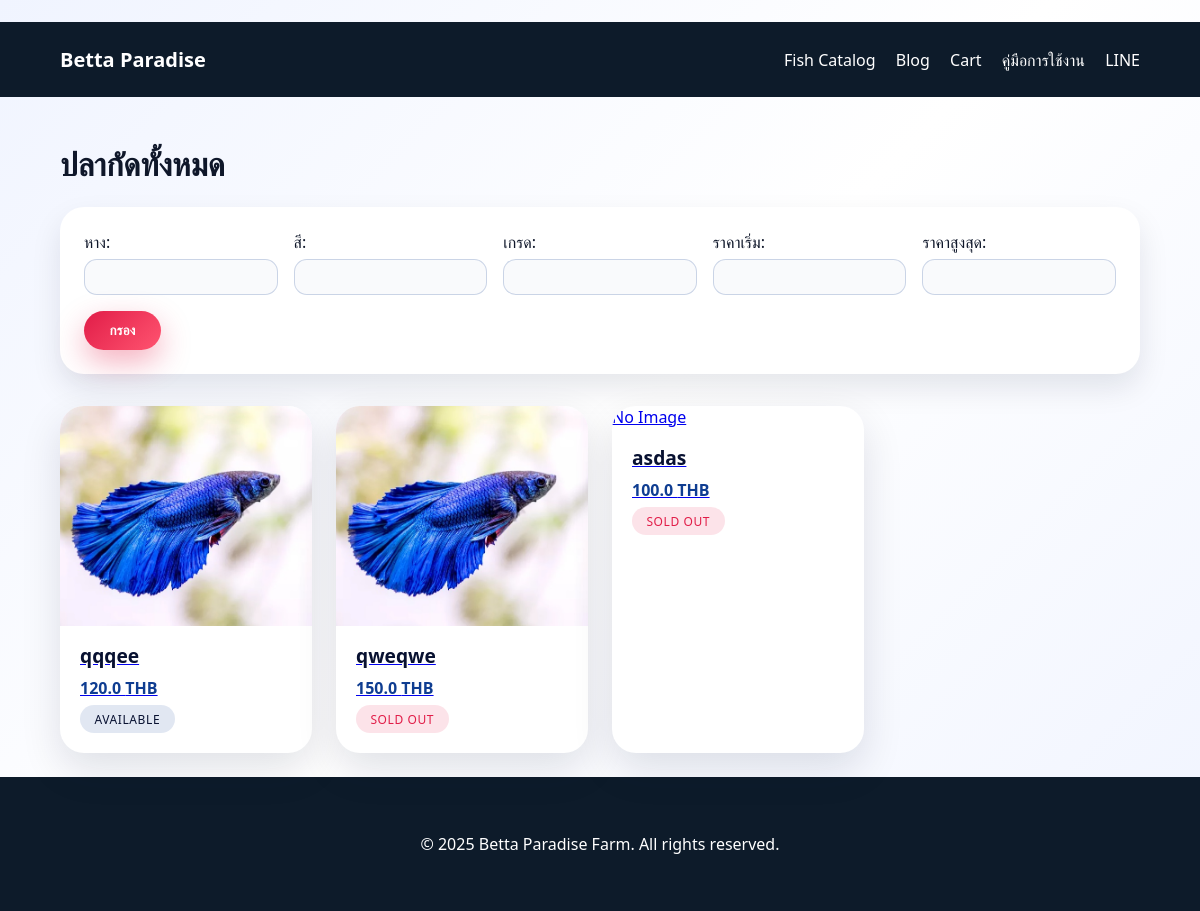
Page /products on the committed database.
### betta/models.py (models this page shows, shortened)
class TimestampMixin:
    created_at: Mapped[datetime] = mapped_column(
        insert_default=func.now(), default=func.now()
    )
    updated_at: Mapped[datetime] = mapped_column(
        insert_default=func.now(), default=func.now(), onupdate=func.now()
    )

class Product(TimestampMixin, db.Model):
    __tablename__ = "products"
    id: Mapped[int] = mapped_column(primary_key=True)
    sku: Mapped[str] = mapped_column(unique=True, index=True)
    title_th: Mapped[str | None]
    title_en: Mapped[str | None]
    desc_th: Mapped[str | None]
    desc_en: Mapped[str | None]
    category: Mapped[str | None]
    is_unique: Mapped[bool] = mapped_column(default=True)
    status: Mapped[str] = mapped_column(default="active")
    variants: Mapped[list[Variant]] = relationship("Variant", back_populates="product", cascade="all, delete-orphan")
    media: Mapped[list[ProductMedia]] = relationship("ProductMedia", back_populates="product", cascade="all, delete-orphan", order_by="ProductMedia.sort_order")
    tags: Mapped[list[ProductTag]] = relationship("ProductTag", back_populates="product", cascade="all, delete-orphan")
    def primary_variant(self) -> Variant | None:
        return self.variants[0] if self.variants else None
    def localized_title(self, locale: str) -> str:
        if locale == "en" and self.title_en:
            return self.title_en
        if locale == "th" and self.title_th:
            return self.title_th
        return self.title_en or self.title_th or self.sku

class Media(TimestampMixin, db.Model):
    __tablename__ = "media"
    id: Mapped[int] = mapped_column(primary_key=True)
    url: Mapped[str]
    kind: Mapped[str] = mapped_column(db.CheckConstraint("kind IN ('image','video')"))
    alt_text: Mapped[str | None]
    width: Mapped[int | None]
    height: Mapped[int | None]
    duration: Mapped[float | None]
    products: Mapped[list[ProductMedia]] = relationship("ProductMedia", back_populates="media", cascade="all, delete-orphan")

class Variant(TimestampMixin, db.Model):
    __tablename__ = "variants"
    id: Mapped[int] = mapped_column(primary_key=True)
    product_id: Mapped[int] = mapped_column(db.ForeignKey("products.id", ondelete="CASCADE"))
    price: Mapped[float] = mapped_column(default=0)
    compare_at_price: Mapped[float | None]
    stock_qty: Mapped[int] = mapped_column(default=1)
    weight_grams: Mapped[int | None]
    attributes_json: Mapped[str | None]
    product: Mapped[Product] = relationship("Product", back_populates="variants")
    order_items: Mapped[list[OrderItem]] = relationship("OrderItem", back_populates="variant")
    @property
    def attributes(self) -> dict[str, Any]:
        if not self.attributes_json:
            return {}
        try:
            return json.loads(self.attributes_json)
        except json.JSONDecodeError:
            return {}

class Setting(TimestampMixin, db.Model):
    __tablename__ = "settings"
    key: Mapped[str] = mapped_column(primary_key=True)
    value: Mapped[str | None]

### betta/blueprints/store.py (the view, shortened to what this page needs)
@store_bp.get("/products")
def product_list():
    query = Product.query.filter_by(status="active")
    tail = request.args.get("tail")
    color = request.args.get("color")
    grade = request.args.get("grade")
    status = request.args.get("status")
    price_min = request.args.get("price_min", type=float)
    price_max = request.args.get("price_max", type=float)
    if status == "available":
        query = query.join(Product.variants).filter(Variant.stock_qty > 0)
    products = query.order_by(Product.created_at.desc()).all()
    return render_template("store/products.html", products=products)

### betta/blueprints/admin.py (called while the page is built)
@admin_bp.before_app_request
def require_login_for_admin_pages():
    if request.blueprint == "admin" and request.endpoint not in {"admin.login", "admin.static"}:
        if not current_user.is_authenticated:
            return redirect(url_for("admin.login"))
        if not current_user.is_admin():
            flash("ไม่มีสิทธิ์เข้าถึงหน้าผู้ดูแล", "error")
            return redirect(url_for("store.index"))

### betta/templates/store/products.html (shortened to what this page needs)
﻿{% extends "base.html" %}
{% block content %}
<h1>ปลากัดทั้งหมด</h1>
<div class="filters">
    <form method="get">
        <label>หาง:
            <input type="text" name="tail" value="{{ request.args.get('tail', '') }}">
        </label>
        <label>สี:
            <input type="text" name="color" value="{{ request.args.get('color', '') }}">
        </label>
        <label>เกรด:
            <input type="text" name="grade" value="{{ request.args.get('grade', '') }}">
        </label>
        <label>ราคาเริ่ม:
            <input type="number" name="price_min" value="{{ request.args.get('price_min', '') }}">
        </label>
        <label>ราคาสูงสุด:
            <input type="number" name="price_max" value="{{ request.args.get('price_max', '') }}">
        </label>
        <button type="submit" class="btn">กรอง</button>
    </form>
</div>
<div class="grid">
    {% for product in products %}
        {% set variant = product.primary_variant() %}
        <article class="product-card">
            <a href="{{ url_for('store.product_detail', sku=product.sku) }}">
                <div class="product-thumb">
                    {% set media = product.media[0].media if product.media %}
                    {% if media %}
                        <img src="{{ media.url }}" alt="{{ product.title_en or product.title_th }}">
                    {% else %}
                        <div class="placeholder">No Image</div>
                    {% endif %}
                </div>
                <h3>{{ product.localized_title('th') }}</h3>
                {% if variant %}
                    <p class="price">{{ variant.price | round(2) }} {{ currency }}</p>
                    <p class="badge {{ 'sold-out' if variant.stock_qty == 0 else 'available' }}">
                        {{ 'Sold out' if variant.stock_qty == 0 else 'Available' }}
                    </p>
                {% endif %}
            </a>
        </article>
    {% else %}
        <p>ไม่พบสินค้าที่ตรงกับการค้นหา</p>
    {% endfor %}
</div>
{% endblock %}

### betta/static/css/main.css (style rules this page uses)
.btn { display: inline-block; background: #1b6ca8; color: #fff; padding: 0.75rem 1.5rem; border-radius: 999px; text-decoration: none; border: none; cursor: pointer; }
.grid { display: grid; grid-template-columns: repeat(auto-fill, minmax(220px, 1fr)); gap: 1.5rem; }
.product-card { background: #fff; border-radius: 1rem; overflow: hidden; box-shadow: 0 6px 18px rgba(0,0,0,0.08); transition: transform 0.2s ease; }
.product-thumb img { width: 100%; height: 180px; object-fit: cover; }
.badge { display: inline-block; padding: 0.25rem 0.6rem; border-radius: 6px; font-size: 0.8rem; }
.badge.available { background: #c5f6c7; color: #146c43; }
.badge.sold-out { background: #ffe3e3; color: #c92a2a; }
:root { --luxury-navy: #081131; --luxury-blue: #0f3d91; --luxury-royal: #1d4ed8; --luxury-cream: #f8fafc; --luxury-red: #e11d48; --luxury-shadow: rgba(8, 17, 49, 0.25); }
body { font-family: "Poppins", "Segoe UI", sans-serif; margin: 0; background: linear-gradient(135deg, #f0f4ff 0%, #ffffff 50%, #f0f4ff 100%); color: #0f172a; }
.btn { display: inline-flex; align-items: center; justify-content: center; gap: 0.5rem; background: linear-gradient(135deg, var(--luxury-red), #ff5470); color: #fff; padding: 0.85rem 1.8rem; border-radius: 999px; text-decoration: none; border: none; font-weight: 600; letter-spacing: 0.01em; transition: transform 0.2s ease, box-shadow 0.2s ease; box-shadow: 0 12px 30px rgba(225, 29, 72, 0.35); }
.product-card { position: relative; background: #fff; border-radius: 1.5rem; overflow: hidden; box-shadow: 0 16px 40px rgba(8, 17, 49, 0.12); transition: transform 0.3s ease, box-shadow 0.3s ease; }
.product-thumb { position: relative; overflow: hidden; }
.product-thumb img { width: 100%; height: 220px; object-fit: cover; transition: transform 0.4s ease; }
.product-card h3 { margin: 1rem 1.25rem 0.5rem; font-size: 1.2rem; color: var(--luxury-navy); }
.product-card .price { margin: 0 1.25rem 0.4rem; font-weight: 600; color: var(--luxury-blue); }
.product-card .badge { margin: 0 1.25rem 1.25rem; display: inline-flex; align-items: center; padding: 0.35rem 0.9rem; border-radius: 999px; font-size: 0.75rem; letter-spacing: 0.05em; text-transform: uppercase; }
.badge.available { background: rgba(15, 61, 145, 0.12); color: var(--luxury-navy); }
.badge.sold-out { background: rgba(225, 29, 72, 0.12); color: var(--luxury-red); }
.filters form { display: grid; grid-template-columns: repeat(auto-fit, minmax(180px, 1fr)); gap: 1rem; background: #fff; padding: 1.5rem; border-radius: 1.5rem; box-shadow: 0 14px 30px rgba(8, 17, 49, 0.1); margin-bottom: 2rem; }
.filters label { display: flex; flex-direction: column; gap: 0.4rem; font-weight: 500; color: #0f172a; }
.filters input[type="text"], .filters input[type="number"] { border-radius: 0.8rem; border: 1px solid rgba(15, 61, 145, 0.2); padding: 0.6rem 0.75rem; background: rgba(248, 250, 252, 0.85); transition: border 0.2s ease, box-shadow 0.2s ease; }
.filters .btn { align-self: end; justify-self: flex-start; padding: 0.7rem 1.6rem; }

### rows in the picture
Product: url (picture), localized_title "qqqee"
Variant: price "120.0", stock_qty "AVAILABLE"
Setting: value "THB"
Product: url (picture), localized_title "qweqwe"
Variant: price "150.0", stock_qty "SOLD OUT"
Product: shows "No Image", localized_title "asdas"
Variant: price "100.0", stock_qty "SOLD OUT"

### other values in the picture
{{ 2025 }} "2025"
